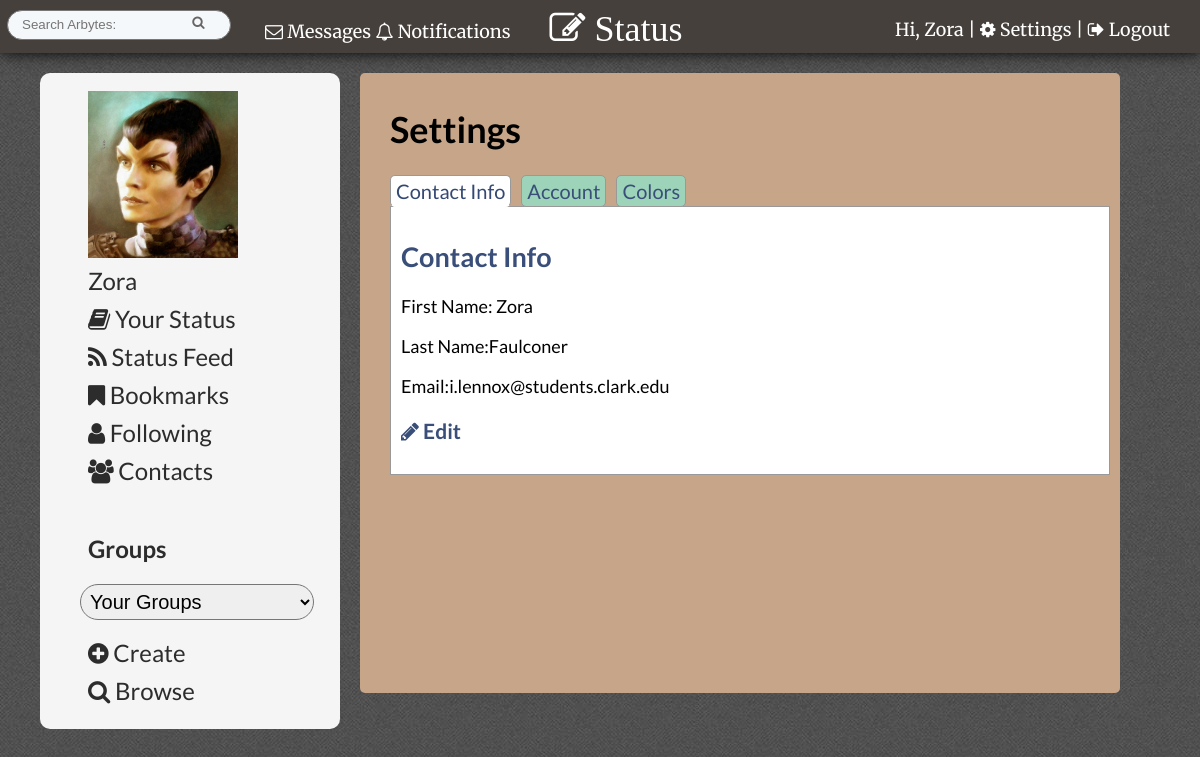
The app's page /settings.php (signed in) with its own data.
### tables this page shows
CREATE TABLE IF NOT EXISTS `profile_img` (
  `id` int(11) NOT NULL,
  `user_id` int(11) NOT NULL,
  `filepath` varchar(60) NOT NULL,
  `current` tinyint(1) NOT NULL
);

CREATE TABLE IF NOT EXISTS `members` (
  `id` int(11) NOT NULL,
  `first_name` varchar(30) NOT NULL,
  `last_name` varchar(30) NOT NULL,
  `username` varchar(20) NOT NULL,
  `password` varchar(60) NOT NULL,
  `email` varchar(60) NOT NULL,
  `profile` varchar(1000) NOT NULL,
  `theme` int(7) NOT NULL
);

### settings.php (the view, shortened to what this page needs)
<?php include("inc/header.php"); ?>
<?php
		$query  = "SELECT * ";
		$query .= "FROM members ";
		$query .= "WHERE id={$_SESSION['user_id']} ";
		$all_members = mysqli_query($connection, $query);
        if($all_members){
            foreach($all_members as $member){
                $email=$member['email'];
            }
        }else{
        echo "something went wrong.";
        }
?>
     <div id="page">
        		  <h1>Settings</h1>
         		  <div class="tabbedPanels">
			<ul class="tabs">
  <li><a href="#panel1" tabindex="1">Contact Info</a></li>
  <li><a href="#panel2" tabindex="2">Account</a></li>
  <li><a href="#panel3" tabindex="3">Colors</a></li>
</ul>
<div class="panelContainer">
<div id="panel1" class="panel">
 <h2>Contact Info</h2>
 <p>First Name: <?php echo $_SESSION["first_name"]; ?></p>
 <p>Last Name:<?php echo $_SESSION['last_name']; ?></p>
 <p>Email:<?php echo $email; ?></p>
 <h3><a href="edit_contact_info.php?user_id=<?php echo $_SESSION['user_id']; ?>"><i class="fa fa-pencil"></i> Edit</a></h3>
</div>
</div>
</div>
</div>
<?php include("inc/footer.php"); ?>

### inc/header.php (shortened to what this page needs)
<?php require_once("functions/session.php");
require_once("functions/db_connection.php");
confirm_logged_in(); ?>
<!DOCTYPE html>
 <html lang="en">
 <head>
       <link rel="stylesheet" href="css/tabs.css">
     <link rel="stylesheet" href="css/style.css">
     <link rel="stylesheet" href="css/popup.css">
         <link rel="stylesheet" href="//maxcdn.bootstrapcdn.com/font-awesome/4.3.0/css/font-awesome.min.css">
          <?php
		$query  = "SELECT * ";
		$query .= "FROM members ";
		$query .= "WHERE id={$_SESSION['user_id']} ";
		$theme_found = mysqli_query($connection, $query);
        $array= mysqli_fetch_assoc($theme_found);
        $theme= $array['theme'];
		$themequery  = "SELECT * ";
		$themequery .= "FROM themes ";
		$themequery .= "WHERE id={$theme} ";
		$themequery_found = mysqli_query($connection, $themequery);
        $theme_array= mysqli_fetch_assoc($themequery_found);
        $filepath=$theme_array['filepath'];
if($theme==0){ ?>
   <link rel='stylesheet' type='text/css' href='css/white.css' />
    <?php }else{ ?>
   <?php if(!empty($filepath)){ ?>
   <link rel='stylesheet' type='text/css' href='<?php echo $filepath; ?>' />
    <? }else{ ?>
   <link rel='stylesheet' type='text/css' href='css/white.css' />
 <?php } ?>
    <?php }
?>
    <link rel="stylesheet" href="css/slide-down.css">
 </head>
 <body>
    <header>
    <span class="min-clear">
<a href="messages.php?user_id=<?php echo $_SESSION['user_id']; ?>">
    <span class="notif"><i class="fa fa-envelope-o"></i>
 Messages</span>
        </a> </span>
        <a href="notifications.php"><span id="messages_notification"><?php echo $_SESSION['notify_num']; ?></span>
        <span class="notif"><i class="fa fa-bell-o"></i>
 Notifications</span></a>
        <a class="button" href="#popup2">  <i id="new" class="fa fa-pencil-square-o fa-2x"> Status</i></a>
         <p id="welcome">Hi, <a title="View your profile" class="tooltip" href="member_profile.php?user_id=<?php echo $_SESSION['user_id']; ?>"><?php echo $_SESSION['first_name']; ?></a> | <a href="settings.php"><i class="fa fa-cog"></i>
Settings</a> |  <a href="logout.php"><i class="fa fa-sign-out"></i>
 Logout</a></p>
        <form id="searchbar" action="search.php?go" method="post">
        <input type="text" name="query" value="" placeholder="Search Arbytes:" />
      <input type="submit" name="submit" value="&#xf002;" />
        </form>
    </header>
   <aside>
     	<ul>
     	  <?php
        $img_query  = "SELECT * ";
		$img_query .= "FROM profile_img ";
		$img_query .= "WHERE user_id={$_SESSION['user_id']} AND current=1";
		$all_imgs = mysqli_query($connection, $img_query);
        if($all_imgs){
        $img_array= mysqli_fetch_assoc($all_imgs);
  if(!empty($img_array)){
            ?>
       <a title="View your profile" class="tooltip" href="member_profile.php?user_id=<?php echo $_SESSION['user_id']; ?>"> <img id="avatar" src="<?php echo $img_array['filepath']; ?>" title="View Your Profilee"/></a><?php
  }else{
            ?>
       <a title="View your profile" class="tooltip" href="member_profile.php?user_id=<?php echo $_SESSION['user_id']; ?>"> <img src="img/default_avatar.png" title="View Your Profile"/></a><?php
  }
        }else{
            ?>
       <a title="View your profile" class="tooltip" href="member_profile.php?user_id=<?php echo $_SESSION['user_id']; ?>"> <img src="img/default_avatar.png" title="View Your Profile"/></a><?php
        }
      ?>
<li><a title="View your profile" class="tooltip" href="member_profile.php?user_id=<?php echo $_SESSION['user_id']; ?>"><?php echo $_SESSION['first_name']; ?></a></li>
<li><a href="status.php"><i class="fa fa-book"></i> Your Status</a></li>
<li><a href="status_feed.php"><i class="fa fa-rss"></i> Status Feed</a></li>
<li><a href="bookmarks.php"><i class="fa fa-bookmark"></i> Bookmarks</a></li>
<li><a href="following.php"><i class="fa fa-user"></i> Following</a></li>
<li><a href="contacts.php"><i class="fa fa-users"></i> Contacts</a></li>
        <br/>
<h3><a href="browse_groups.php"  title="Browse all groups" >Groups</a></h3>
      <?php
        $groups  = "SELECT * FROM members_groups ";
		$groups .= "WHERE member_id={$_SESSION['user_id']}";
		$groups_found = mysqli_query($connection, $groups);
        if($groups_found){
 echo "<form action=\"go.php\" method=\"POST\">";
 echo "<select id=\"groupslist\" name=\"groupslist\" onchange=\"this.form.submit()\" >";
       echo "<option name=\"group\" value=\"\" >Your Groups</option>";
               echo "</select></form>";
        }
            ?>
  <li><a href="new_group.php"><i class="fa fa-plus-circle"></i>
 Create</a></li>
  <li><a href="browse_groups.php"><i class="fa fa-search"></i>
 Browse</a></li>
       </ul>
     </aside>

### css/tabs.css (style rules this page uses)
.tabs { margin: 0; padding: 0; zoom : 1; }
.tabs li { float: left; list-style: none; padding: 0; margin: 0; }
.tabs a { display: block; text-decoration: none; padding: 3px 5px; background-color: #9DD3B9; margin-right: 10px; border: 1px solid rgb(153,153,153); margin-bottom: -1px; border-radius: 5px; font-size: 20px; }
.tabs .active { border-bottom: 1px solid white; background-color: white; color: rgb(51,72,115); position: relative; }
.panelContainer { clear: both; margin-bottom: 25px; border: 1px solid rgb(153,153,153); border-top: 1px solid rgb(153,153,153); background-color: white; padding: 10px; }
.panel h2 { color: rgb(57,78,121); text-shadow: none; }
.panel p { color: black; }

### css/style.css (style rules this page uses)
body { background: #BABABA; padding: 0; margin: 0; font-size: 18px; font-family: 'Lato', sans-serif; }
#groupslist { width: 90%; padding: 5px; border-radius: 20px; font-size: 20px; margin-bottom: 15px; }
h2 { clear: both; }
header #new { position: absolute; margin-left: 30px; }
header, footer { font-family: 'Merriweather', serif; }
img { max-width: 600px; }
aside { display: block; }
.notif { position: relative; left: -9px; top:10px; z-index: 2; }
header a { text-decoration: none; }
#avatar { width: 150px; }
header { color: white; padding: 10px 30px 20px 50px; margin-bottom: 20px; box-shadow: 0 0 15px black; }
#welcome { float: right; position: relative; top: -10px; }
#searchbar { -moz-box-sizing: border-box; box-sizing: border-box; width: 20%; padding: 5px 12px 6px 12px; font-size: 17px; line-height: 1.5; color: #292f33; background-color: #f5f8fa; border: 1px solid #777; border-radius: 21px; transition: all .2s ease-in-out; float: left; position: relative; left: -43px; }
#searchbar input { border:none; background-color: #f5f8fa; width: 80%; float: left; }
input[type="submit"] { padding: 10px; background: #666; color: white; }
#searchbar input[type="submit"], #groupsearch input[type="submit"] { padding: 0; font-family: FontAwesome; width: 32px; float: left; content: "&#xf002;"; color: #666; }
#page { border-radius: 5px; padding: 10px; padding-left: 30px; margin-bottom: 20px; max-width: 1100px; margin: 0 auto; width: 60%; float: left; min-height: 600px; height: auto; max-width: 1100px; font-size: 18px; }
a { text-decoration: none; }
aside { margin: 0 10px 0 10px; width: 15%; padding: 10px; float: left; margin-right: 20px; margin-left: 40px; border-radius: 10px; }
aside ul li { line-height: 2em; list-style: none }
aside a { color: black; font-size: 24px; padding: 8px; text-decoration: none; text-align: left; }
aside ul { width: auto; }
.tooltip { display: inline; position: relative; }
@media (max-width: 1400px) { aside { width: 25%; padding: 0; } }

### themes/87/coffee.css (style rules this page uses)
body { background-image: url(../../img/tweed.JPG); }
a { color: #394E79; }
header a { color: white; }
header { background: #46403C; color: white; }
#page { background: #C7A589; }
aside, nav { background: whitesmoke; }
aside a { color: #2C2C2C; }

### records on screen
profile_img: filepath (picture)
members: email "i.lennox@students.clark.edu"

### other values on screen
$_SESSION['first_name'] "Zora"
$_SESSION["first_name"] "Zora"
$_SESSION['last_name'] "Faulconer"
